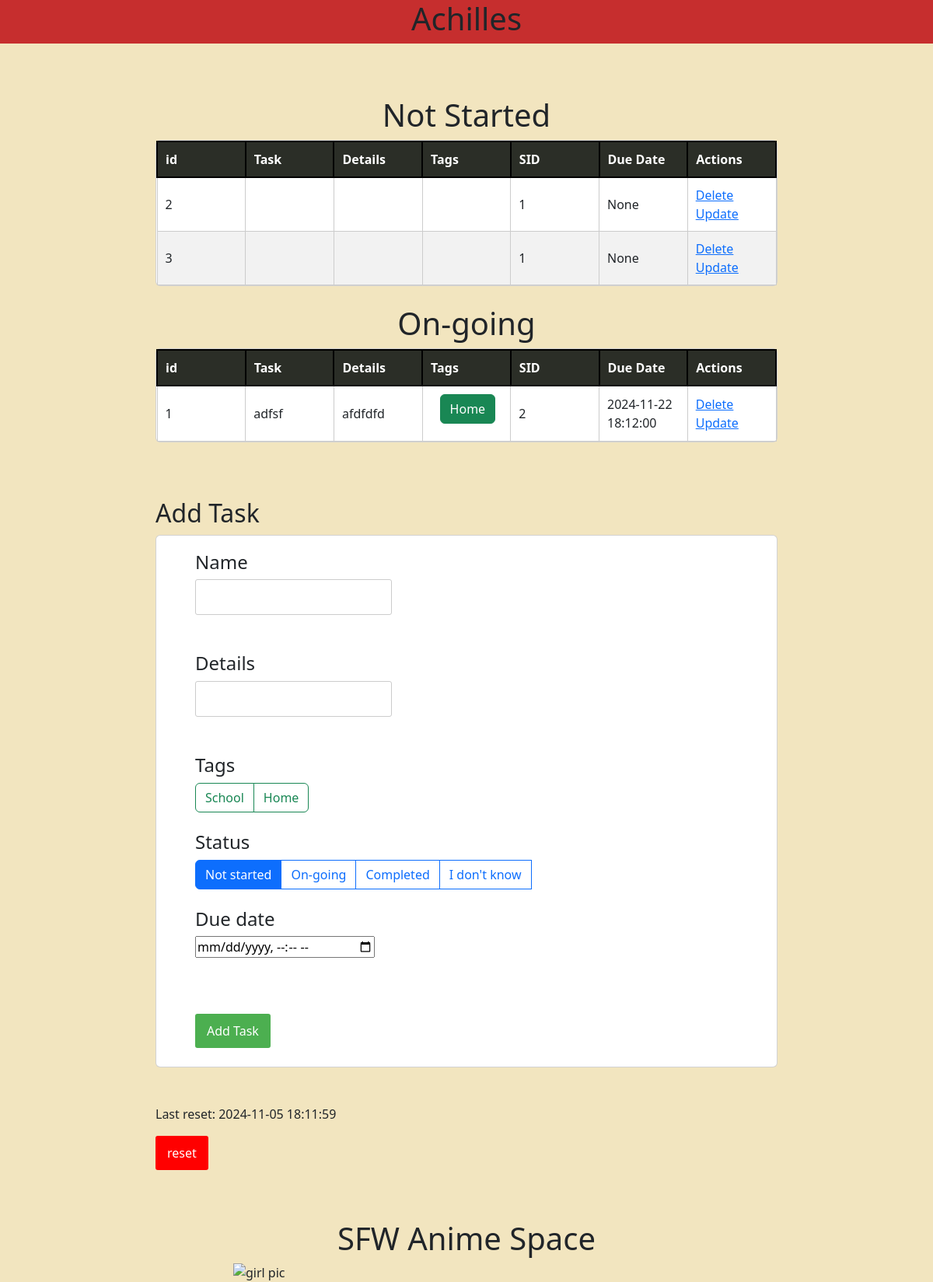
The page / on the database its author committed.
### tables this page shows
CREATE TABLE Tasks (
    TID INTEGER PRIMARY KEY AUTOINCREMENT,
    Name VARCHAR(255) DEFAULT 'No-Name' NOT NULL,
    Details VARCHAR(255) DEFAULT NULL,
    SID INTEGER DEFAULT 0 NOT NULL,
    DueDate datetime,
    FOREIGN KEY (SID) REFERENCES Statuses(SID)
);

CREATE TABLE TaskTags (
    TkID INTEGER,
    TgID INTEGER,
    PRIMARY KEY (TkID, TgID),
    FOREIGN KEY (TkID) REFERENCES Tasks(TID),
    FOREIGN KEY (TgID) REFERENCES Tags(TID)
);

CREATE TABLE Tags (
    TID INTEGER PRIMARY KEY AUTOINCREMENT,
    Name VARCHAR(255) UNIQUE
);

CREATE TABLE Statuses (
    SID INTEGER PRIMARY KEY AUTOINCREMENT,
    Name VARCHAR(255) UNIQUE
);

### app.py (the view)
@app.route('/', methods=['POST', 'GET'])
def index():
    if request.method == "POST":
        if 'reset' in request.form:
            with open("reset.txt", 'w') as f:
                f.write(datetime.now(pytz.timezone('Asia/Hong_Kong')).strftime("%Y-%m-%d %H:%M:%S"))
            reset()
            return redirect('/')
        cont = request.form['con']
        det = request.form['det']
        opt = int(request.form['opt'])
        date = request.form['date']
        try:
            gg = ()
            if len(date) == 0:
                gg = (cont, det, opt)
            else:
                gg = (cont, det, opt, datetime.strptime(date, "%Y-%m-%dT%H:%M"))
            if len(date) == 0:
                cur.execute("INSERT INTO Tasks (Name, Details, SID) VALUES (?, ?, ?)", gg)
            else:
                cur.execute("INSERT INTO Tasks (Name, Details, SID, DueDate) VALUES (?, ?, ?, ?)", gg)
            con.commit()
            tk = raww("SELECT MAX(TID) FROM Tasks")
            tk = tk[0][0]
            for i in request.form:
                if 'tag' in i:
                    tq = f"INSERT INTO TaskTags (TkID, TgID) VALUES ({tk}, {request.form[i]})"
                    raw(tq)
            return redirect('/')
        except:
            return render_template('error.html', s="invalid input")
    else:
        setup()
        init()
        alt = raww(f"SELECT * FROM Tasks WHERE DueDate BETWEEN datetime('now', 'localtime') AND datetime('now','+7 day','localtime')")
        nstart = raww("SELECT * FROM Tasks WHERE SID = 1")
        doing = raww("SELECT * FROM Tasks WHERE SID = 2")
        com = raww("SELECT * FROM Tasks WHERE SID = 3")
        idk = raww("SELECT * FROM Tasks WHERE SID = 4")
        tags = raww("SELECT * FROM Tags")
        status = raww("SELECT * FROM Statuses")
        tt = raww("SELECT * FROM TaskTags")
        with open("reset.txt", 'r') as f:
            last = f.read()
        return render_template('index.html', alt=alt, nstart = nstart, doing=doing, com = com, idk=idk, url=get_girl(), tags=tags, status=status, last=last, tt=tt)

### app.py (called while the page is built)
def get_girl():
    return "https://pic.re/image?max_size=1023"

### db.py (called while the page is built)
def setup():
    for i in tables:
        cur.execute(map[i])
    con.commit()

def raww(query):
    res = cur.execute(query)
    res = res.fetchall()
    con.commit()
    return res

def ins(a):
    res = cur.execute("SELECT 1 FROM Statuses WHERE EXISTS (SELECT * FROM Statuses WHERE Name = ?)", (a,))
    t = res.fetchall()
    if len(t)==0:
        cur.execute("INSERT INTO Statuses (Name) VALUES (?)", (a,))
    con.commit()
    return ""

def ins2(a):
    res = cur.execute("SELECT 1 FROM Tags WHERE EXISTS (SELECT * FROM Tags WHERE Name = ?)", (a,))
    t = res.fetchall()
    if len(t)==0:
        cur.execute("INSERT INTO Tags (Name) VALUES (?)", (a,))
    con.commit()
    return ""

def init():
    lt = ["Not started", "On-going", "Completed", "I don\'t know"]
    for i in lt:
        ins(i)
    lt = ["School", "Home"]
    for i in lt:
        ins2(i)

### templates/index.html (shortened to what this page needs)
{% extends 'base.html' %}
{% block body %}
<div class="content pt-5">
    {% if nstart != [] %}
    <h1>Not Started</h1>
    <div class="card">
        <table id="demo" style="table-layout: fixed; width:100%;">
            <tr>
                <th>id</th>
                <th>Task</th>
                <th>Details</th>
                <th>Tags</th>
                <th>SID</th>
                <th>Due Date</th>
                <th>Actions</th>
            </tr>
            {% for i in nstart %}
            <tr>
                <td>{{i[0]}}</td>
                <td>{{i[1]}}</td>
                <td>{{i[2]}}</td>
                <td>
                </td>
                <td>{{i[3]}}</td>
                <td>{{i[4]}}</td>
                <td>
                    <a href="/delete/{{i[0]}}">Delete</a>
                    <br>
                    <a href="/update/{{i[0]}}">Update</a>
                </td>
            </tr>
            {% endfor %}
        </table>
    </div>
    {% endif %}
    <br />
    {% if doing != [] %}
    <h1>On-going</h1>
    <div class="card">
        <table id="demo" style="table-layout: fixed; width: 100%;">
            <tr>
                <th>id</th>
                <th>Task</th>
                <th>Details</th>
                <th>Tags</th>
                <th>SID</th>
                <th>Due Date</th>
                <th>Actions</th>
            </tr>
            {% for i in doing %}
            <tr>
                <td>{{i[0]}}</td>
                <td>{{i[1]}}</td>
                <td>{{i[2]}}</td>
                <td>
                    <div class="container">
                        {% for j in tt%}
                        {% if i[0] ==j[0]%}
                        <button type="button" class="btn btn-success">{{tags[j[1]-1][1]}}</button>
                        {% endif %}
                        {% endfor %}
                    </div>
                </td>
                <td>{{i[3]}}</td>
                <td>{{i[4]}}</td>
                <td>
                    <a href="/delete/{{i[0]}}">Delete</a>
                    <br>
                    <a href="/update/{{i[0]}}">Update</a>
                </td>
            </tr>
            {% endfor %}
        </table>
    </div>
    {% endif %}
    <br />
    <br />
    <br />
    <h2>Add Task</h2>
    <div class="card g-4 ex1">
        <form action="/" method="POST">
            <h4>Name</h4>
            <div>
                <input type="text" name="con" id="content">
            </div><br />
            <br />
            <h4>Details</h4>
            <div>
                <input type="text" name="det" id="det">
            </div>
            <br />
            <br />
            <h4>Tags</h4>
            <div class="btn-group" role="group" aria-label="Basic checkbox toggle button group">
                {% for tag in tags %}
                <label class="btn btn-outline-success" for="btncheck{{tag[0]}}">{{tag[1]}}</label>
                {% endfor %}
            </div>
            <br />
            <br />
            <h4>Status</h4>
            <div class="btn-group" role="group" aria-label="Basic radio toggle button group">
                {% for i in status %}
                <label class="btn btn-outline-primary" for="status{{i[0]}}">{{i[1]}}</label>
                <br />
                {% endfor %}
            </div>
            <br />
            <br />
            <h4>Due date</h4>
            <div>
                <input type="datetime-local" name="date" value="" id="deadline">
            </div>
            <br />
            <br />
            <br />
            <input type="submit" value="Add Task">
            <br />
            <br />
    </div>
    <br />
    <br />
    <p>Last reset: {{last}}</p>
    <input type="submit" style="background-color:red;" name="reset" value="reset">
</div>
<br />
<h1> SFW Anime Space </h1>
<img src="{{url}}" alt="girl pic" class="center">
{% endblock %}

### templates/base.html (shortened to what this page needs)
<!doctype html>
<html lang="en">
<head>
    <link rel="stylesheet" href="{{ url_for('static', filename='css/main.css') }}">
    <link href="https://cdn.jsdelivr.net/npm/bootstrap@5.3.3/dist/css/bootstrap.min.css" rel="stylesheet">
</head>
<body>
    <div style="background-color: #C62E2E;">
        <h1 class="center">Achilles</h1>
    </div>
    <div style=" background-color: #F2E5BF">
        {% block body %}{% endblock %}
    </div>
</body>
</html>

### static/css/main.css (style rules this page uses)
body { font-family: "Roboto", Arial, sans-serif; margin: 0; padding: 0; text-rendering: optimizeLegibility; display: flex; flex-direction: column; justify-content: center; }
.content { max-width: 70%; margin: 20px auto; padding: 20px; }
h1 { text-align: center; margin-bottom: 20px; }
table { width: 100%; border-collapse: collapse; }
th, td { border: 1px solid #ccc; padding: 8px; text-align: left; }
th { background-color: #f2f2f2; }
form { margin-top: 20px; }
input[type="text"] { padding: 10px; border: 1px solid #ccc; border-radius: 3px; }
input[type="submit"] { padding: 10px 15px; background-color: #4caf50; color: white; border: none; cursor: pointer; border-radius: 3px; }
a { text-decoration: none; color: #333; }
.center { display: block; margin-left: auto; margin-right: auto; width: 50%; }
.container { display: block; position: relative; padding-left: 35px; margin-bottom: 12px; cursor: pointer; font-size: 22px; -webkit-user-select: none; -moz-user-select: none; -ms-user-select: none; user-select: none; }
#demo { width: 400px; border-collapse: collapse; }
#demo tr:nth-child(odd) { background: #f2f2f2; }
#demo td, #demo th { text-align: left; padding: 10px; border: 1px solid #ccc; }
#demo th { color: #fff; background: #2b2e27; border: 2px solid black; border-collapse: collapse; }

### templates/base.html (style rules this page uses)
div.ex1 { padding-left: 50px; }

### rows shown on the page
Tasks: TID "2", SID "1", i "None"
Tasks: TID "3", SID "1", i "None"
Tasks: TID "1", Name "adfsf", Details "afdfdfd", SID "2", DueDate "2024-11-22 18:12:00"
TaskTags: TgID.Name "Home"
Tags: Name "School"
Tags: Name "Home"
Statuses: Name "Not started"
Statuses: Name "On-going"
Statuses: Name "Completed"
Statuses: Name "I don't know"

### other values the page prints
{{ last }} "2024-11-05 18:11:59"
